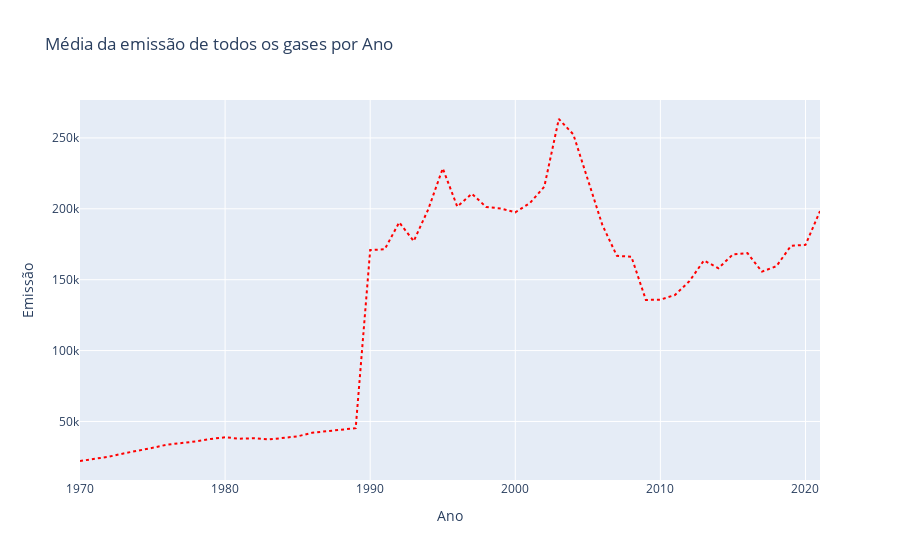

Here is the notebook cell this chart was saved with:
### Code cell
# Fazendo com Plotly

grafico_linha = emissoes_por_ano.groupby('Ano')[['Emissão']].mean().reset_index() # Ajusta o index para criar gráfico

fig = px.line(grafico_linha, x='Ano', y='Emissão', title='Média da emissão de todos os gases por Ano')
fig.update_traces(line=dict(color='red', dash='dot'))
fig.show()

### Figure 1 — Plotly figure (JSON) as saved in the notebook; plotly's stock layout.template omitted (floating-point values rounded to 4 significant figures)
{"data": [{"hovertemplate": "Ano=%{x}<br>Emissão=%{y}<extra></extra>", "legendgroup": "", "line": {"color": "red", "dash": "dot"}, "marker": {"symbol": "circle"}, "mode": "lines", "name": "", "orientation": "v", "showlegend": false, "type": "scatter", "x": [1970, 1971, 1972, 1973, 1974, 1975, 1976, 1977, 1978, 1979, 1980, 1981, 1982, 1983, 1984, 1985, 1986, 1987, 1988, 1989, 1990, 1991, 1992, 1993, 1994, 1995, 1996, 1997, 1998, 1999, 2000, 2001, 2002, 2003, 2004, 2005, 2006, 2007, 2008, 2009, 2010, 2011, 2012, 2013, 2014, 2015, 2016, 2017, 2018, 2019, 2020, 2021], "xaxis": "x", "y": [22130.0, 23650.0, 25180.0, 27480.0, 29200.0, 31400.0, 33660.0, 34540.0, 35950.0, 37630.0, 38860.0, 37860.0, 38210.0, 37300.0, 38220.0, 39520.0, 42050.0, 43280.0, 44270.0, 45280.0, 171000.0, 171400.0, 190500.0, 177200.0, 199600.0, 228500.0, 201600.0, 210600.0, 201300.0, 200300.0, 197500.0, 204000.0, 215600.0, 263300.0, 252500.0, 220700.0, 188600.0, 166800.0, 166200.0, 135700.0, 135900.0, 139200.0, 148900.0, 163600.0, 158100.0, 167900.0, 168700.0, 155700.0, 159500.0, 173900.0, 174500.0, 198400.0], "yaxis": "y"}], "layout": {"legend": {"tracegroupgap": 0}, "title": {"text": "Média da emissão de todos os gases por Ano"}, "xaxis": {"anchor": "y", "domain": [0, 1], "title": {"text": "Ano"}}, "yaxis": {"anchor": "x", "domain": [0, 1], "title": {"text": "Emissão"}}}}
